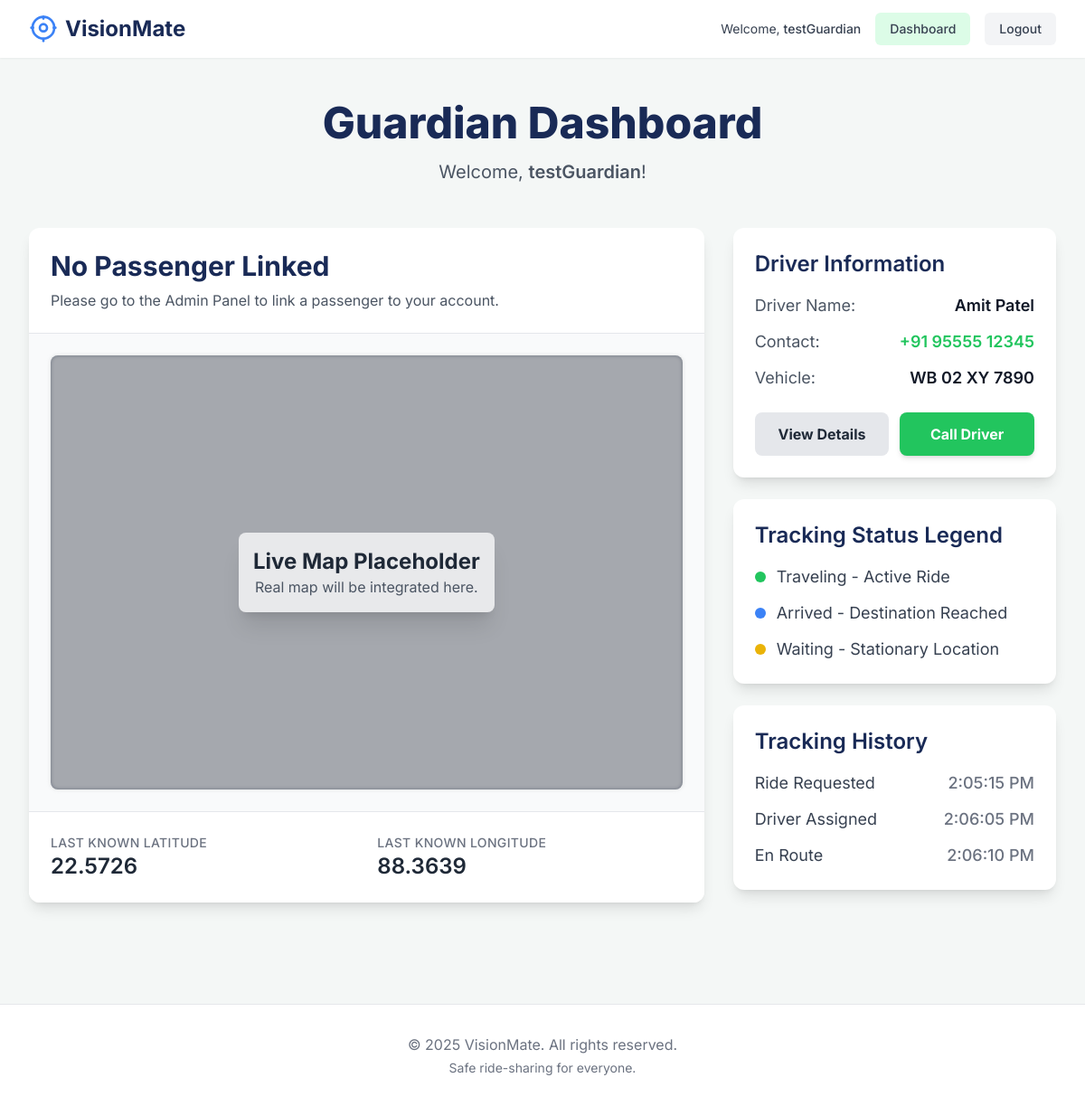
Page /dashboard/guardian/ (signed in) on the earlier database version.
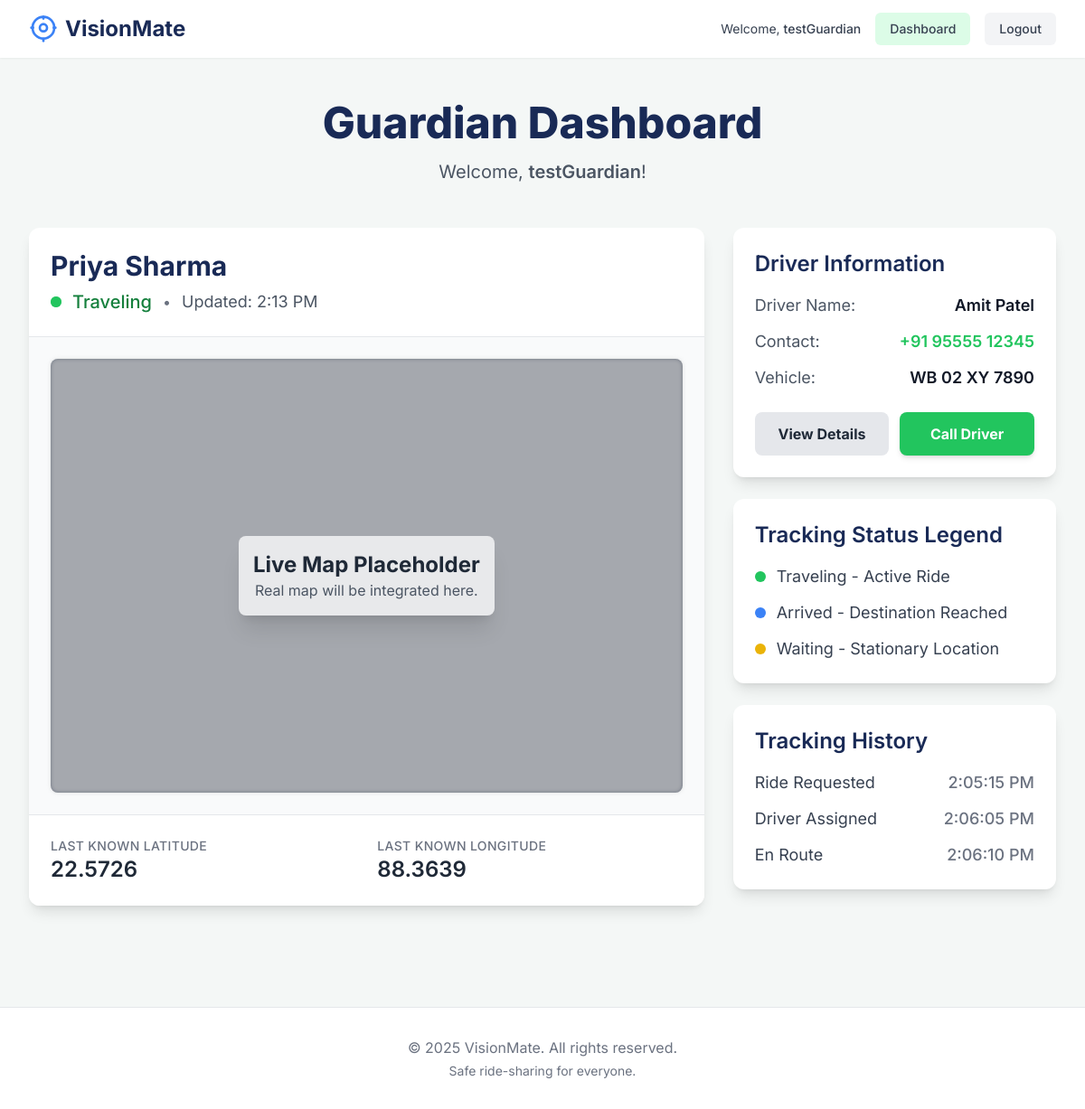
Same page on the later database version.
### main/models.py (models this page shows, shortened)
class Passenger(models.Model):
    guardian = models.ForeignKey(User, on_delete=models.CASCADE, related_name='guarded_passengers')
    name = models.CharField(max_length=100)
    mobile_no = models.CharField(max_length=15)
    adress = models.CharField(max_length=255) # Matches FastAPI spelling 'adress'
    device_key = models.UUIDField(default=uuid.uuid4, unique=True, editable=False)
    last_latitude = models.FloatField(null=True, blank=True)
    last_longitude = models.FloatField(null=True, blank=True)

### main/views.py (the view)
# urls.py: path('dashboard/guardian/', views.guardian_dashboard, name='guardian_dashboard'),
@login_required(login_url='main:guardian_login')
def guardian_dashboard(request):
    if not is_in_group(request.user, 'Guardians'):
        return redirect('main:home')
    passenger = Passenger.objects.filter(guardian=request.user).first()
    context = {
        'passenger': passenger
    }
    return render(request, 'main/guardian_dashboard.html', context)

### main/views.py (called while the page is built)
def is_in_group(user, group_name):
    return user.groups.filter(name=group_name).exists()

### main/templates/main/guardian_dashboard.html (shortened to what this page needs)
{% extends 'main/base.html' %}
{% block content %}
<div class="max-w-7xl mx-auto py-12 px-4 sm:px-6 lg:px-8">
  <div class="text-center mb-12">
    <h1 class="text-4xl font-extrabold text-vm-navy sm:text-5xl">
      Guardian Dashboard
    </h1>
    <p class="mt-4 text-xl text-gray-600">
      Welcome, <span class="font-semibold">{{ request.user.first_name | default:request.user.username }}</span>!
    </p>
  </div>
  <div class="grid grid-cols-1 lg:grid-cols-3 gap-8">
    <div class="lg:col-span-2">
      <div class="bg-white rounded-xl shadow-lg overflow-hidden flex flex-col h-full">
        <div class="p-6 border-b border-gray-200">
          {% if passenger %}
            <h3 class="text-3xl font-bold text-vm-navy">{{ passenger.name }}</h3>
            <div class="flex items-center space-x-3 mt-2">
              <span class="flex h-3 w-3 relative">
                <span class="relative inline-flex rounded-full h-3 w-3 bg-vm-green"></span>
              </span>
              <span class="text-xl font-medium text-green-700">Traveling</span>
              <span class="text-gray-500">&bull;</span>
              <span class="text-lg text-gray-600">Updated: 2:13 PM</span>
            </div>
          {% else %}
            <h3 class="text-3xl font-bold text-vm-navy">No Passenger Linked</h3>
            <p class="mt-2 text-gray-600">Please go to the Admin Panel to link a passenger to your account.</p>
          {% endif %}
        </div>
        <div class="p-6 bg-gray-50 flex-grow">
          <div class="relative w-full h-full min-h-[30rem] flex-grow rounded-lg bg-gray-500 flex items-center justify-center">
            <div class="absolute inset-0 bg-cover bg-center rounded-lg" style="background-image: url(https://placehold.co/1200x800/e2e8f0/64748b?text=Live+Map+Placeholder); filter: grayscale(50%) blur(2px) opacity(0.6);"></div>
            <div class="relative z-10 text-center p-4 bg-white bg-opacity-75 rounded-lg shadow-xl">
              <h4 class="text-2xl font-bold text-gray-800">Live Map Placeholder</h4>
              <p class="text-gray-600">Real map will be integrated here.</p>
            </div>
          </div>
        </div>
        <div class="p-6 border-t border-gray-200 bg-white grid grid-cols-1 sm:grid-cols-2 gap-6">
          <div>
            <p class="text-sm font-medium text-gray-500 uppercase tracking-wide">Last Known Latitude</p>
            <p class="text-2xl font-semibold text-gray-800">{{ passenger.last_latitude | default:"22.5726" }}</p>
          </div>
          <div>
            <p class="text-sm font-medium text-gray-500 uppercase tracking-wide">Last Known Longitude</p>
            <p class="text-2xl font-semibold text-gray-800">{{ passenger.last_longitude | default:"88.3639" }}</p>
          </div>
        </div>
      </div>
    </div>
    <div class="lg:col-span-1 flex flex-col space-y-6">
      <div class="bg-white rounded-xl shadow-lg overflow-hidden">
        <div class="p-6">
          <h3 class="text-2xl font-semibold text-vm-navy mb-4">Driver Information</h3>
          <div class="space-y-3">
            <div class="flex justify-between">
              <span class="text-lg text-gray-600">Driver Name:</span>
              <span class="text-lg font-semibold text-gray-900">Amit Patel</span>
            </div>
            <div class="flex justify-between">
              <span class="text-lg text-gray-600">Contact:</span>
              <a href="tel:+919555512345" class="text-lg font-semibold text-vm-green hover:underline">+91 95555 12345</a>
            </div>
            <div class="flex justify-between">
              <span class="text-lg text-gray-600">Vehicle:</span>
              <span class="text-lg font-semibold text-gray-900">WB 02 XY 7890</span>
            </div>
          </div>
          <div class="mt-6 grid grid-cols-2 gap-3">
            <button class="w-full bg-gray-200 hover:bg-gray-300 text-gray-800 font-bold py-3 px-4 rounded-lg transition duration-300">
              View Details
            </button>
            <button class="w-full bg-vm-green hover:bg-green-700 text-white font-bold py-3 px-4 rounded-lg transition duration-300 shadow-md">
              Call Driver
            </button>
          </div>
        </div>
      </div>
      <div class="bg-white rounded-xl shadow-lg overflow-hidden">
        <div class="p-6">
          <h3 class="text-2xl font-semibold text-vm-navy mb-4">Tracking Status Legend</h3>
          <ul class="space-y-3">
            <li class="flex items-center">
              <span class="h-3 w-3 bg-vm-green rounded-full mr-3"></span>
              <span class="text-lg text-gray-700">Traveling - Active Ride</span>
            </li>
            <li class="flex items-center">
              <span class="h-3 w-3 bg-vm-blue rounded-full mr-3"></span>
              <span class="text-lg text-gray-700">Arrived - Destination Reached</span>
            </li>
            <li class="flex items-center">
              <span class="h-3 w-3 bg-yellow-500 rounded-full mr-3"></span>
              <span class="text-lg text-gray-700">Waiting - Stationary Location</span>
            </li>
          </ul>
        </div>
      </div>
      <div class="bg-white rounded-xl shadow-lg overflow-hidden">
        <div class="p-6">
          <h3 class="text-2xl font-semibold text-vm-navy mb-4">Tracking History</h3>
          <ul class="space-y-3 text-gray-700">
            <li class="flex justify-between text-lg">
              <span>Ride Requested</span>
              <span class="font-medium text-gray-500">2:05:15 PM</span>
            </li>
            <li class="flex justify-between text-lg">
              <span>Driver Assigned</span>
              <span class="font-medium text-gray-500">2:06:05 PM</span>
            </li>
            <li class="flex justify-between text-lg">
              <span>En Route</span>
              <span class="font-medium text-gray-500">2:06:10 PM</span>
            </li>
          </ul>
        </div>
      </div>
    </div>
  </div>
</div>
{% endblock %}

### main/templates/main/base.html (shortened to what this page needs)
<!DOCTYPE html>
<html lang="en">
<head>
    <script src="https://cdn.tailwindcss.com"></script>
</head>
<body class="bg-vm-bg min-h-screen flex flex-col text-gray-900">
    <nav class="bg-white shadow-sm sticky top-0 z-50">
        <div class="max-w-7xl mx-auto px-4 sm:px-6 lg:px-8">
            <div class="flex justify-between items-center h-16">
                <a href="{% url 'main:home' %}" class="flex-shrink-0 flex items-center gap-2">
                    <span class="text-2xl font-bold text-vm-navy">VisionMate</span>
                </a>
                <div class="flex items-center space-x-4">
                    {% if user.is_authenticated %}
                        <span class="text-gray-700 text-sm hidden sm:block">
                            Welcome, <strong class="font-medium">{{ request.user.first_name | default:request.user.username }}</strong>
                        </span>
                        {% for group in user.groups.all %}
                            {% if group.name == 'Drivers' %}
                                <a href="{% url 'main:driver_dashboard' %}"
                                   class="text-gray-700 bg-blue-100 hover:bg-blue-200 px-4 py-2 rounded-md text-sm font-medium transition-colors duration-200">
                                   Dashboard
                                </a>
                            {% elif group.name == 'Guardians' %}
                                <a href="{% url 'main:guardian_dashboard' %}"
                                   class="text-gray-700 bg-green-100 hover:bg-green-200 px-4 py-2 rounded-md text-sm font-medium transition-colors duration-200">
                                   Dashboard
                                </a>
                            {% endif %}
                        {% endfor %}
                        <a href="{% url 'main:logout' %}"
                           class="text-gray-700 bg-gray-100 hover:bg-gray-200 px-4 py-2 rounded-md text-sm font-medium transition-colors duration-200">
                           Logout
                        </a>
                    {% endif %}
                </div>
            </div>
        </div>
    </nav>
    <main class="flex-grow w-full">
        {% block content %}{% endblock %}
    </main>
    <footer class="bg-white border-t border-gray-200 mt-16">
        <div class="max-w-7xl mx-auto py-8 px-4 sm:px-6 lg:px-8 text-center text-gray-500">
            <p>&copy; {% now "Y" %} VisionMate. All rights reserved.</p>
            <p class="text-sm mt-1">Safe ride-sharing for everyone.</p>
        </div>
    </footer>
</body>
</html>

### main/templates/main/base.html (style rules this page uses)
body { font-family: 'Inter', sans-serif; }

Differences in the rows shown:
added Passenger: name "Priya Sharma", last_latitude "22.5726", last_longitude "88.3639"
Other differences:
{{ passenger.last_latitude | default:"22.5726" }}: "22.5726" → (not shown)
{{ passenger.last_longitude | default:"88.3639" }}: "88.3639" → (not shown)
text no longer shown: "No Passenger Linked Please go to the Admin Panel to link a passenger to your account."
text now shown: "Traveling • Updated: 2:13 PM"
